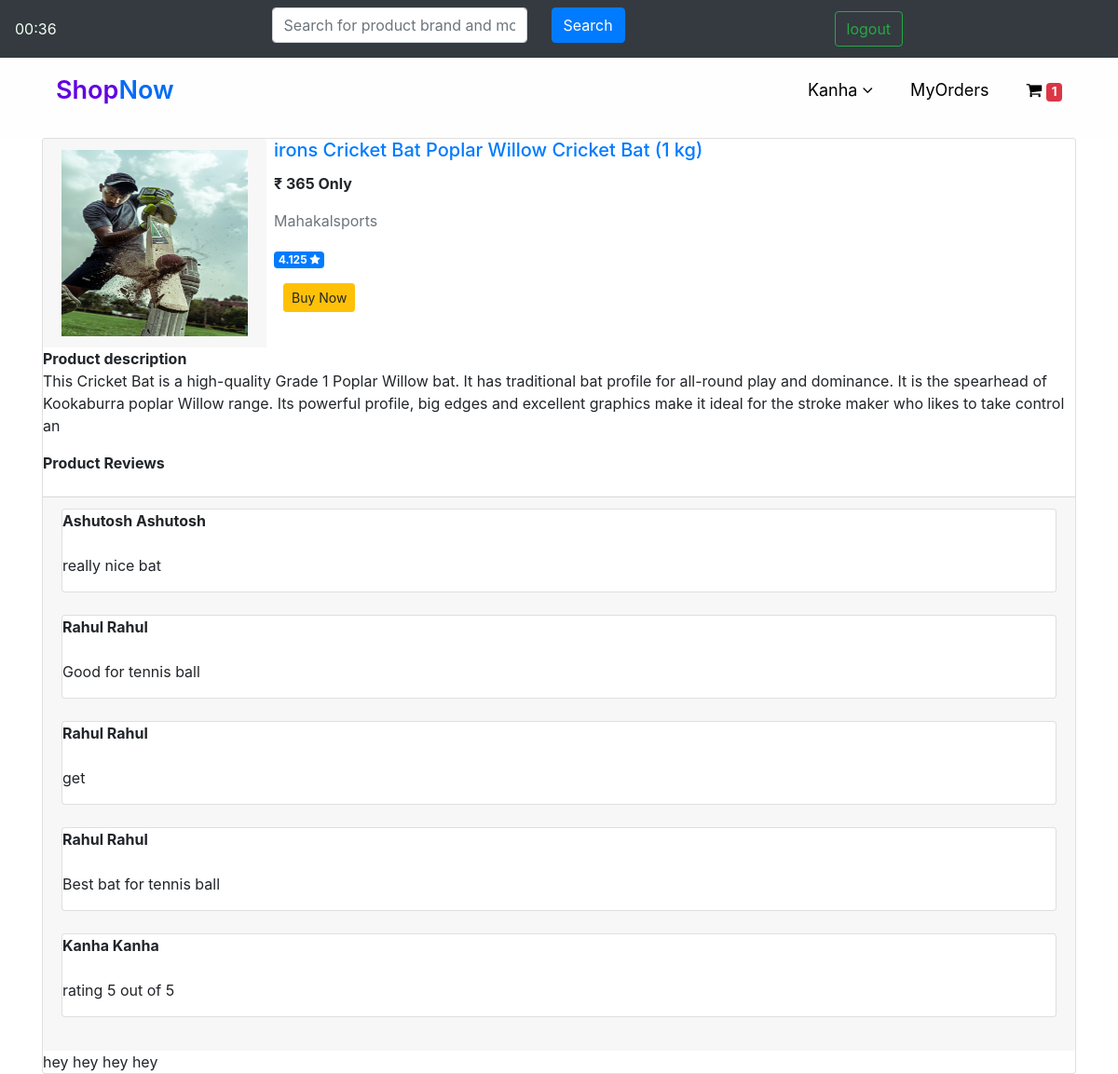
The app's page /product/1/ (signed in) with its own data.
### ShopNow/models.py (models this page shows, shortened)
class Product(models.Model):
    productName = models.CharField(max_length=150,null=False)
    price = models.IntegerField()
    image = models.ImageField(upload_to='img/')
    isAvailable = models.BooleanField()
    seller = models.CharField(max_length=50)
    description = models.CharField(max_length=300)
    averageRating = models.FloatField(default=1.0)

class Review(models.Model):
    product = models.ForeignKey(Product, on_delete=models.CASCADE,related_name="reviewsRelatedName")
    reviewBy = models.ForeignKey(User, on_delete=models.CASCADE)
    review = models.CharField(max_length=200)

class Rating(models.Model):
    product = models.ForeignKey(Product,on_delete=models.CASCADE,related_name='ratingRalatedName')
    rating = models.IntegerField(
        default=1,
        validators = [MaxValueValidator(5),MinValueValidator(1)]
    )

### ShopNow/views.py (the view)
# urls.py: path('product/<int:id>/',productPage,name='productPage'),
def productPage(request,id):
    myOrders = MyCart.objects.get(user=request.user)
    totalItemsInCart = myOrders.productName.count()
    product = Product.objects.filter(id=id)
    getProduct = None
    for i in product:
        getProduct = i.id
    reviewObj = User.objects.filter(id=id)
    return render(request,'productPage.html',{'product':product,'reviewObj':reviewObj,"totalItemsInCart":totalItemsInCart})

### ShopNow/templates/productPage.html (shortened to what this page needs)
{% extends 'master/master.html' %}
   {% block content %}
   <div class="container">
       {% for product in product%}
    <div class="card flex-row flex-wrap">
        <div class="card-header border-0">
            <img src="{{ product.image.url}}" alt="product image not fount"
            style="height: 200px; width: 200px;">
        </div>
        <div class="card-block px-2">
            <a href="/product/{{product.id}}" target="blank" class="card-title" > <h5 class="card-title">{{ product.productName}}</h5></a>
            <p><b>&#8377; {{product.price}} Only</b></p>
            <p class=" text-muted">{{ product.seller}}</p>
            <p class="badge bg-primary rating">{{product.averageRating}}
              <i class="fa fa-star" aria-hidden="true"></i>
            </p>
            <form action="addToMyOrder/" method="POST">
                 <button class="btn btn-warning  btn-sm">Buy Now</button></span>
            </form>
        </div>
         <p class="card-text">
             <b>Product description</b>
             <br>
             {{ product.description}}</p>
            <br>
            <br>
            <p><b>Product Reviews</b></p>
        <div class="card-footer w-100 ">
           {%if not product.reviewsRelatedName.all %}
                <p>No reviews for this product</p>
           {% else %}
                    {% for i in product.reviewsRelatedName.all %}
                    <div class="card">
                        <b>{{ i.reviewBy.first_name}} {{i.reviewBy.last_name}} </b> <br>
                        <p class="text">{{ i.review }}</p>
                    </div>
                    <br>
                    {% endfor %}
                </div>
           {% endif %}
           {% for i in product.ratingRalatedName.all %}
                 hey {{ i.count }}
           {% endfor%}
        </div>
    </div>
    {% endfor %}
   {% endblock %}

### ShopNow/templates/master/master.html (shortened to what this page needs)
{% load static%}
<!DOCTYPE html>
<html lang="en">
<head>
    <link rel="stylesheet"
    href="https://cdn.jsdelivr.net/npm/bootstrap@4.5.3/dist/css/bootstrap.min.css"
>
    <link rel="stylesheet" href="https://stackpath.bootstrapcdn.com/font-awesome/4.7.0/css/font-awesome.min.css">
    <link rel="stylesheet" type="text/css" href="{% static 'newStyle.css'%}">
    <link rel="stylesheet" type="text/css" href="{% static 'css/navbarStyle.css'%}">
</head>
<body>
    {% if user.is_authenticated %}
        <nav class="navbar navbar-light bg-dark">
            <a class=" time">00:36</a>
            <form class="form-inline" method="GET" action="search/">
                <div class="form-group mx-sm-3 mb-2">
                  <input type="text" class="form-control" name="search" placeholder="Search for product brand and more">
                </div>
                <button type="submit" class="btn btn-primary mb-2">Search</button>
            </form>
            <form class="form-inline">
                <a href="{% url 'logoutView' %}" class=" btn btn-outline-success">logout</a>
            </form>
          </nav>
          <nav class="mainnav">
            <a href="/"><div class="logo"><span id="logo1">Shop</span><span id="logo2">Now</span></div></a>
           <ul>
            <li>
              <a href="#">{{ user.username }} <i class="fa fa-angle-down" aria-hidden="true"></i>
       </a>
            </li>
             <li><a href="{% url 'myOrdersPage' %}">MyOrders</a></li>
             <li><a href="{% url 'myCart' %}"><i class="fa fa-shopping-cart" aria-hidden="true"></i> <span class="badge bg-danger text-white">{{totalItemsInCart}}</span></a></li>
           </ul>
         </nav>
    {% endif %}
    {% block content %}
    {% endblock %}
</body>
</html>

### ShopNow/static/newStyle.css (style rules this page uses)
.btn { margin-left: 10px; }
.time { color: honeydew; }

### ShopNow/static/css/navbarStyle.css (style rules this page uses)
nav:after { content: ''; clear: both; display: table; }
nav .logo { float: left; font-size: 27px; font-weight: 600; line-height: 70px; padding-left: 60px; }
nav ul { float: right; margin-right: 40px; list-style: none; position: relative; }
nav ul li { float: left; display: inline-block; background: #FFFEFE; margin: 0 5px; }
nav ul li a { color: black; line-height: 70px; text-decoration: none; font-size: 18px; padding: 8px 15px; }
.show,.icon,input { display: none; }
#logo1 { color: #6301E0; }
#logo2 { color: #056BF6; }

### ShopNow/templates/master/master.html (style rules this page uses)
.fa-star { color: white; }
.rating { color: white; }

### records on screen
Product: image (picture), productName "irons Cricket Bat Poplar Willow Cricket Bat (1 kg)", price "365", seller "Mahakalsports", averageRating "4.125", description "This Cricket Bat is a high-quality Grade 1 Poplar Willow bat. It has traditional bat profile for all-round play and dominance. It is the spearhead of Kookaburra poplar Willow range. Its powerful profile, big edges and excellent graphics make it ideal for the stroke maker who likes to take control an"
Review: reviewBy.first_name "Ashutosh", reviewBy.last_name "Ashutosh", review "really nice bat"
Review: reviewBy.first_name "Rahul", reviewBy.last_name "Rahul", review "Good for tennis ball"
Review: reviewBy.first_name "Rahul", reviewBy.last_name "Rahul", review "get"
Review: reviewBy.first_name "Rahul", reviewBy.last_name "Rahul", review "Best bat for tennis ball"
Review: reviewBy.first_name "Kanha", reviewBy.last_name "Kanha", review "rating 5 out of 5"

### other values on screen
{{ user.username }} "Kanha"
{{ totalItemsInCart }} "1"
